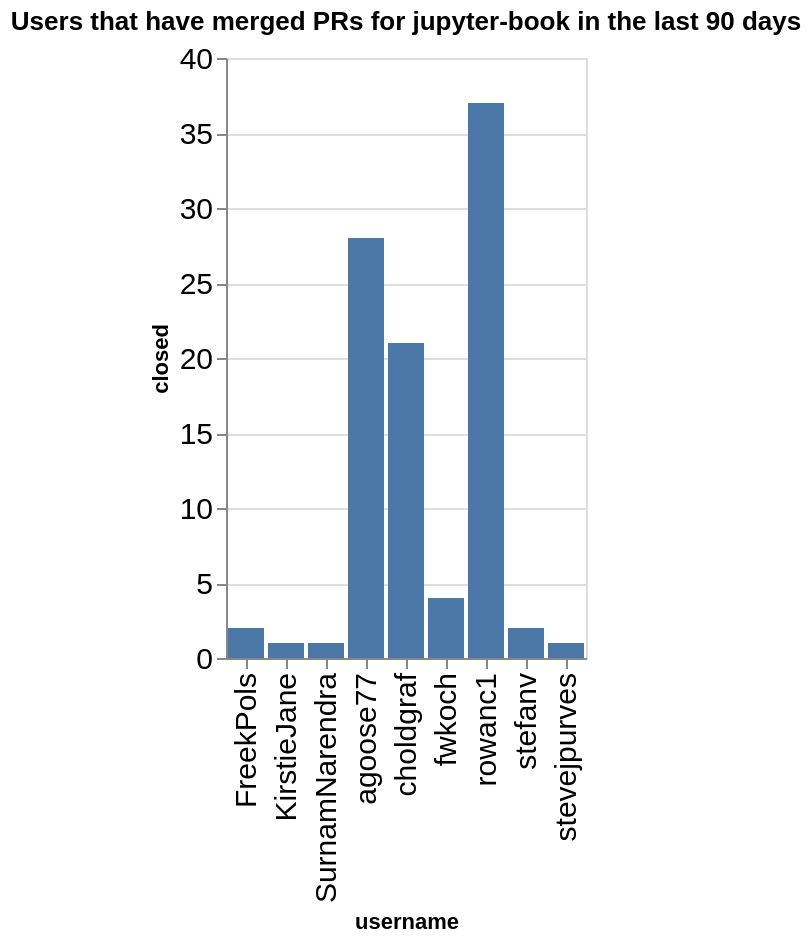

Source (notebook cell):
### Code cell
charts = []
title = f"Users that have merged PRs for {github_org} in the last {n_days} days"
ch = alt.Chart(data=closed_by_repo.replace(np.nan, 0), title=title).mark_bar().encode(
    x='username',
    y='closed',
)
ch

### Figure 1 — Vega-Lite specification as saved in the notebook (floating-point values rounded to 4 significant figures)
{"config": {"axisLeft": {"labelFontSize": 15}, "axisBottom": {"labelFontSize": 15}}, "data": {"name": "data-2f1b0dac2a6bad97a00e06d6fc222eab"}, "mark": {"type": "bar"}, "encoding": {"x": {"field": "username", "type": "nominal"}, "y": {"field": "closed", "type": "quantitative"}}, "title": "Users that have merged PRs for jupyter-book in the last 90 days", "$schema": "https://vega.github.io/schema/vega-lite/v5.20.1.json", "datasets": {"data-2f1b0dac2a6bad97a00e06d6fc222eab": [{"name": "blog", "username": "agoose77", "closed": 3}, {"name": "blog", "username": "choldgraf", "closed": 3}, {"name": "jupyter-book", "username": "KirstieJane", "closed": 1}, {"name": "jupyter-book", "username": "SurnamNarendra", "closed": 1}, {"name": "jupyter-book", "username": "agoose77", "closed": 15}, {"name": "jupyter-book", "username": "choldgraf", "closed": 6}, {"name": "jupyter-book", "username": "rowanc1", "closed": 1}, {"name": "jupyterlab-myst", "username": "agoose77", "closed": 1}, {"name": "myst-plugins", "username": "FreekPols", "closed": 1}, {"name": "myst-theme", "username": "agoose77", "closed": 4}, {"name": "myst-theme", "username": "choldgraf", "closed": 1}, {"name": "myst-theme", "username": "rowanc1", "closed": 8}, {"name": "myst-theme", "username": "stefanv", "closed": 1}, {"name": "myst-theme", "username": "stevejpurves", "closed": 1}, {"name": "mystmd", "username": "FreekPols", "closed": 1}, {"name": "mystmd", "username": "agoose77", "closed": 4}, {"name": "mystmd", "username": "choldgraf", "closed": 11}, {"name": "mystmd", "username": "fwkoch", "closed": 4}, {"name": "mystmd", "username": "rowanc1", "closed": 28}, {"name": "mystmd", "username": "stefanv", "closed": 1}, {"name": "team-compass", "username": "agoose77", "closed": 1}]}}
